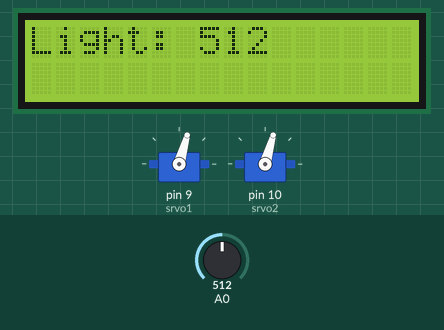
This sketch was run on a simulated Arduino Uno, built with avr-gcc and run on an emulated ATmega328P. On the bench: 16×2 character LCD, 2 × servo. The inputs (shaded band) are chosen by the test bench; at power-on: A0 = 512.

Above: at 1.2 s.
1.3 s: A0 set to 716
At 3.96 s:
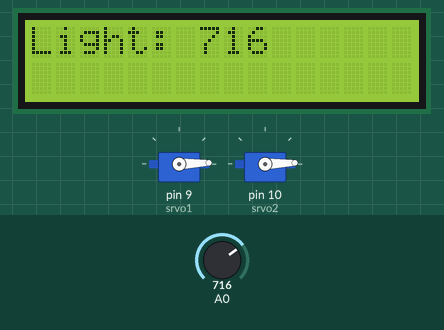
5.2 s: A0 set to 900
At 6.2 s:
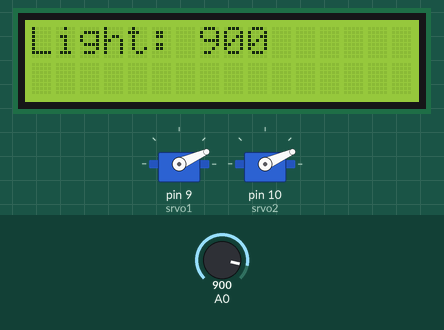
7.8 s: A0 set to 1023
At 10.35 s:
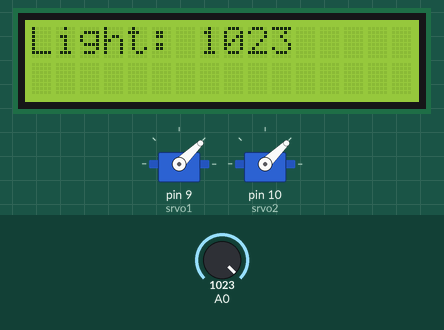
Timing chart, 0 to 17.3 s (numbered marks = the images above; inputs shaded):
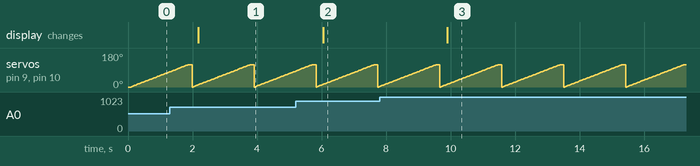

The sketch:

LightCensor.ino
```cpp
#include <LiquidCrystal.h>
#include <Servo.h>

LiquidCrystal lcd(12, 11, 2, 3, 4, 5);
Servo srvo1;
Servo srvo2;

void setup() {
  lcd.begin(16, 2);
  srvo1.attach(9);
  srvo2.attach(10);
}

void loop() {
  int light = analogRead(A0);
  lcd.clear();
  lcd.print("Light: ");
  lcd.print(light);
  for(int i=0; i<120; i++){
    srvo1.write(i);
    srvo2.write(i);
    delay(15);
  }

  delay(100);
}
```

Measured:
- after the input at 1.3 s, the display: changes after 0.88 s (image 1)
- after the input at 5.2 s, the display: changes after 0.86 s (image 2)
- after the input at 7.8 s, the display: changes after 2.1 s (image 3)
- by itself, servo on pin 9 (srvo1), servo on pin 10 (srvo2): ramps from 0° to 119° and jumps back, once every 1.9 s
